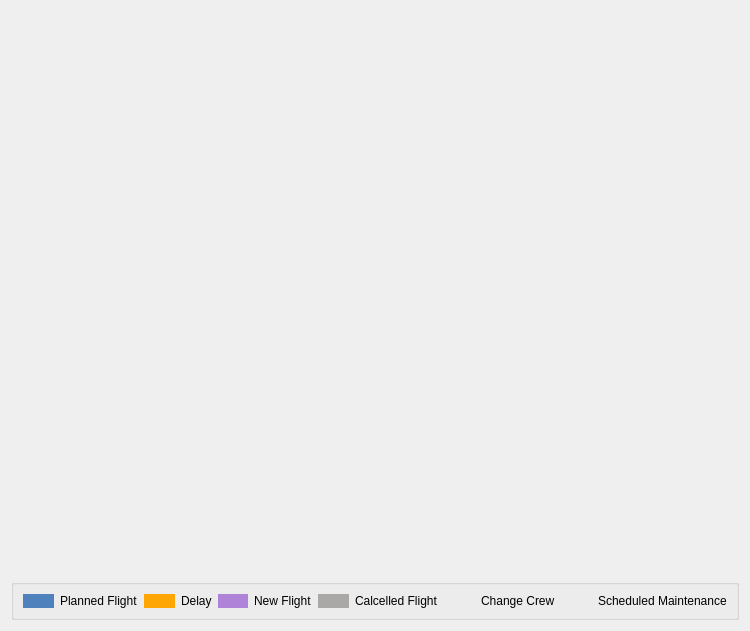
<?xml version="1.0" encoding="UTF-8"?>
<ui version="4.0">
 <class>DisplayGraphicV2</class>
 <widget class="QDialog" name="DisplayGraphicV2">
  <property name="geometry">
   <rect>
    <x>0</x>
    <y>0</y>
    <width>750</width>
    <height>631</height>
   </rect>
  </property>
  <property name="windowTitle">
   <string>Display Graphic Ranked List</string>
  </property>
  <layout class="QVBoxLayout" name="verticalLayout_2">
   <item>
    <layout class="QVBoxLayout" name="wrapperVLayout">
     <item>
      <widget class="APGLWidgetVisual2" name="apglWidget" native="true">
       <property name="sizePolicy">
        <sizepolicy hsizetype="Expanding" vsizetype="Expanding">
         <horstretch>0</horstretch>
         <verstretch>0</verstretch>
        </sizepolicy>
       </property>
      </widget>
     </item>
     <item>
      <widget class="QGroupBox" name="legendGroupBox">
       <property name="sizePolicy">
        <sizepolicy hsizetype="Expanding" vsizetype="Fixed">
         <horstretch>0</horstretch>
         <verstretch>0</verstretch>
        </sizepolicy>
       </property>
       <property name="title">
        <string/>
       </property>
       <layout class="QGridLayout" name="gridLayout">
        <item row="0" column="0">
         <widget class="QLabel" name="label">
          <property name="autoFillBackground">
           <bool>false</bool>
          </property>
          <property name="styleSheet">
           <string notr="true">background-color: rgb(79,129,189)</string>
          </property>
          <property name="text">
           <string/>
          </property>
         </widget>
        </item>
        <item row="0" column="1">
         <widget class="QLabel" name="label_5">
          <property name="text">
           <string>Planned Flight</string>
          </property>
         </widget>
        </item>
        <item row="0" column="2">
         <widget class="QLabel" name="label_2">
          <property name="autoFillBackground">
           <bool>false</bool>
          </property>
          <property name="styleSheet">
           <string notr="true">background-color: rgb(253,166,4)</string>
          </property>
          <property name="text">
           <string/>
          </property>
         </widget>
        </item>
        <item row="0" column="3">
         <widget class="QLabel" name="label_6">
          <property name="text">
           <string>Delay</string>
          </property>
         </widget>
        </item>
        <item row="0" column="4">
         <widget class="QLabel" name="label_3">
          <property name="autoFillBackground">
           <bool>false</bool>
          </property>
          <property name="styleSheet">
           <string notr="true">background-color: rgb(175,131,215)</string>
          </property>
          <property name="text">
           <string/>
          </property>
         </widget>
        </item>
        <item row="0" column="5">
         <widget class="QLabel" name="label_7">
          <property name="text">
           <string>New Flight</string>
          </property>
         </widget>
        </item>
        <item row="0" column="6">
         <widget class="QLabel" name="label_4">
          <property name="autoFillBackground">
           <bool>false</bool>
          </property>
          <property name="styleSheet">
           <string notr="true">background-color: rgb(170,168,166)</string>
          </property>
          <property name="text">
           <string/>
          </property>
         </widget>
        </item>
        <item row="0" column="7">
         <widget class="QLabel" name="label_8">
          <property name="text">
           <string>Calcelled Flight</string>
          </property>
         </widget>
        </item>
        <item row="0" column="8">
         <widget class="QLabel" name="label_9">
          <property name="text">
           <string/>
          </property>
          <property name="pixmap">
           <pixmap resource="imageresource.qrc">:/cx.png</pixmap>
          </property>
         </widget>
        </item>
        <item row="0" column="9">
         <widget class="QLabel" name="label_10">
          <property name="text">
           <string>Change Crew</string>
          </property>
         </widget>
        </item>
        <item row="0" column="10">
         <widget class="QLabel" name="label_11">
          <property name="text">
           <string/>
          </property>
          <property name="pixmap">
           <pixmap resource="imageresource.qrc">:/mx.png</pixmap>
          </property>
         </widget>
        </item>
        <item row="0" column="11">
         <widget class="QLabel" name="label_12">
          <property name="text">
           <string>Scheduled Maintenance</string>
          </property>
         </widget>
        </item>
       </layout>
      </widget>
     </item>
    </layout>
   </item>
  </layout>
 </widget>
 <customwidgets>
  <customwidget>
   <class>APGLWidgetVisual2</class>
   <extends>QWidget</extends>
   <header>CustomWidgets.h</header>
   <container>1</container>
  </customwidget>
 </customwidgets>
 <resources>
  <include location="imageresource.qrc"/>
 </resources>
 <connections/>
</ui>
